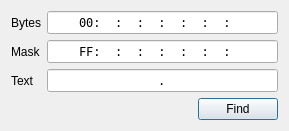
<?xml version="1.0" encoding="UTF-8"?>
<ui version="4.0">
 <class>xFinder</class>
 <widget class="QDialog" name="xFinder">
  <property name="windowModality">
   <enum>Qt::WindowModal</enum>
  </property>
  <property name="geometry">
   <rect>
    <x>0</x>
    <y>0</y>
    <width>289</width>
    <height>126</height>
   </rect>
  </property>
  <property name="windowTitle">
   <string>Memory Finder</string>
  </property>
  <layout class="QVBoxLayout" name="verticalLayout">
   <item>
    <layout class="QGridLayout" name="gridLayout">
     <item row="0" column="0">
      <widget class="QLabel" name="label">
       <property name="text">
        <string>Bytes</string>
       </property>
      </widget>
     </item>
     <item row="0" column="1">
      <widget class="QLineEdit" name="leBytes">
       <property name="font">
        <font>
         <family>DejaVu Sans Mono</family>
        </font>
       </property>
       <property name="inputMask">
        <string>HH:hh:hh:hh:hh:hh:hh:hh</string>
       </property>
       <property name="text">
        <string>00:::::::</string>
       </property>
       <property name="alignment">
        <set>Qt::AlignCenter</set>
       </property>
      </widget>
     </item>
     <item row="1" column="0">
      <widget class="QLabel" name="label_2">
       <property name="text">
        <string>Mask</string>
       </property>
      </widget>
     </item>
     <item row="1" column="1">
      <widget class="QLineEdit" name="leMask">
       <property name="font">
        <font>
         <family>DejaVu Sans Mono</family>
        </font>
       </property>
       <property name="inputMask">
        <string>HH:hh:hh:hh:hh:hh:hh:hh</string>
       </property>
       <property name="text">
        <string>FF:::::::</string>
       </property>
       <property name="alignment">
        <set>Qt::AlignCenter</set>
       </property>
      </widget>
     </item>
     <item row="2" column="0">
      <widget class="QLabel" name="label_3">
       <property name="text">
        <string>Text</string>
       </property>
      </widget>
     </item>
     <item row="2" column="1">
      <widget class="QLineEdit" name="leText">
       <property name="font">
        <font>
         <family>DejaVu Sans Mono</family>
        </font>
       </property>
       <property name="text">
        <string>.</string>
       </property>
       <property name="maxLength">
        <number>8</number>
       </property>
       <property name="alignment">
        <set>Qt::AlignCenter</set>
       </property>
      </widget>
     </item>
    </layout>
   </item>
   <item>
    <layout class="QHBoxLayout" name="horizontalLayout">
     <item>
      <widget class="QLabel" name="labResult">
       <property name="text">
        <string/>
       </property>
      </widget>
     </item>
     <item>
      <spacer name="horizontalSpacer">
       <property name="orientation">
        <enum>Qt::Horizontal</enum>
       </property>
       <property name="sizeHint" stdset="0">
        <size>
         <width>40</width>
         <height>20</height>
        </size>
       </property>
      </spacer>
     </item>
     <item>
      <widget class="QPushButton" name="pbFind">
       <property name="text">
        <string>Find</string>
       </property>
       <property name="icon">
        <iconset resource="../xpeccy.qrc">
         <normaloff>:/images/search.png</normaloff>:/images/search.png</iconset>
       </property>
      </widget>
     </item>
    </layout>
   </item>
  </layout>
 </widget>
 <resources>
  <include location="../xpeccy.qrc"/>
 </resources>
 <connections/>
</ui>
